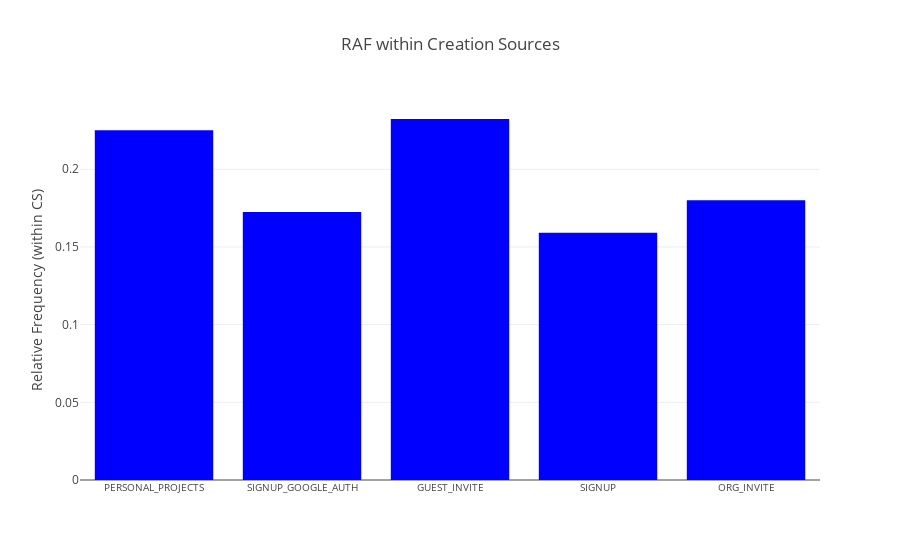

The cell this chart's notebook holds for it:
### Code cell
trace = go.Bar(
    x=list(cs_dict.keys()),
    y=list(cs_dict.values()),
    marker = dict(color='blue')
)

data=[trace]

layout = dict(title = 'RAF within Creation Sources',
              yaxis = dict(title = 'Relative Frequency (within CS)'),
              xaxis = dict(autorange='reversed',
                           tickfont=dict(size=10))
              )

fig = dict(data=data, layout=layout)
iplot(fig, filename='cs-isa-freq')

### Figure 1 — Plotly figure (JSON) as saved in the notebook; plotly's stock layout.template omitted (floating-point values rounded to 4 significant figures)
{"data": [{"marker": {"color": "blue"}, "type": "bar", "x": ["ORG_INVITE", "SIGNUP", "GUEST_INVITE", "SIGNUP_GOOGLE_AUTH", "PERSONAL_PROJECTS"], "y": [0.1801, 0.1591, 0.2324, 0.1726, 0.2251]}], "layout": {"title": "RAF within Creation Sources", "xaxis": {"autorange": "reversed", "tickfont": {"size": 10}}, "yaxis": {"title": "Relative Frequency (within CS)"}}}
